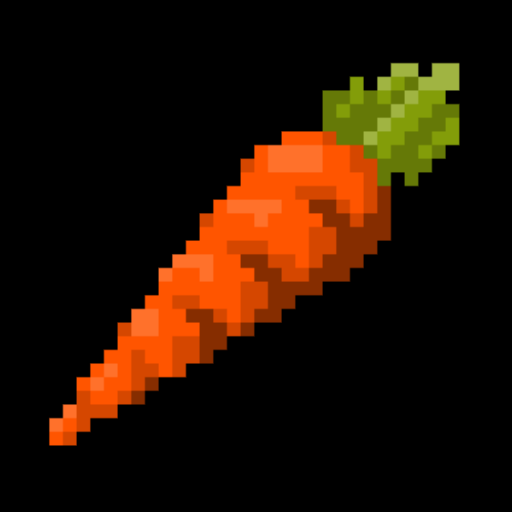
#> input picture carrot.png, 512 x 512 px
$ python proje5.py
#> lines starting #> are read from the running program, lines starting #| are printed output that depends on the picture; after the words box and inside, x2 and y2 are one past the last pixel; in counts of white or black regions, pixels touching at a corner belong together
import cv2 as cv
import numpy as np
from random import randint

# Havuç resminin okunması
img = cv.imread("carrot.png")
#> img is the input picture: shape (512, 512, 3); mean B, G, R 1.6, 17.9, 38.9
img = cv.resize(img, (20,20), cv.INTER_LINEAR)
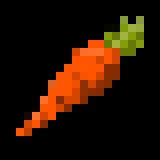
#> img: shape (20, 20, 3) (shown 8 times larger); mean B, G, R 1.8, 18, 39.2

# ekran boyutu
width = 700
height = 700

# havucun başlangıç konumu ve ilerleyecek piksel sayısı
w1 = randint(20,680)
h1 = randint(20,680)
vx = randint(-10,10)
vy = randint(-10,10)

score = 0

# Mouse ile üstüne geldiğinde scoreu artırıp havucun rastgele bir yerden tekrar başlamasını sağlayacak fonksiyon
def catcher(event, x, y, flags, param):
    global score, w1, h1, vx, vy

    if event == cv.EVENT_MOUSEMOVE:
        if abs(w1-x) <= 20 and abs(h1-y) <= 20: # Mousun konum bilgisi havucun konum bilgisinden çıkarıldığında arasındaki fark 5 den az ise
            score += 1                      # skor değişkenini 1 artırıp havucun konum ve ilerlenecek piksel sayısı bilgisine rastgele değer ataması sağlanır ve
            w1 = randint(20,680)            # bu konum ve piksel bilgileri kullanılarak tekrar çizim fonksiyonu çalıştırılır.
            h1 = randint(20,680)
            vx = randint(-10,10)
            vy = randint(-10,10)
            carrotMove()


# Havucun ekrana çizildikten sonra boş arkaplan üzerine belirtilen piksel kadar ileriye tekrar çizilmesini sağlayan fonksiyon
def carrotMove():
    global w1,h1,width,height,vx,vy

    # arka plan
    blank = np.zeros((width,height,3),dtype="uint8")
    blank[:] = (0,255,0)

    cv.namedWindow("Carrot")
    cv.setMouseCallback("Carrot", catcher)

    while True:
        frame = blank.copy()                                    # Boş arkaplanı kopyalayıp üzerine yeni konumları olan görseli yapıştırır
        frame[h1:h1+img.shape[0], w1:w1+img.shape[1]] = img
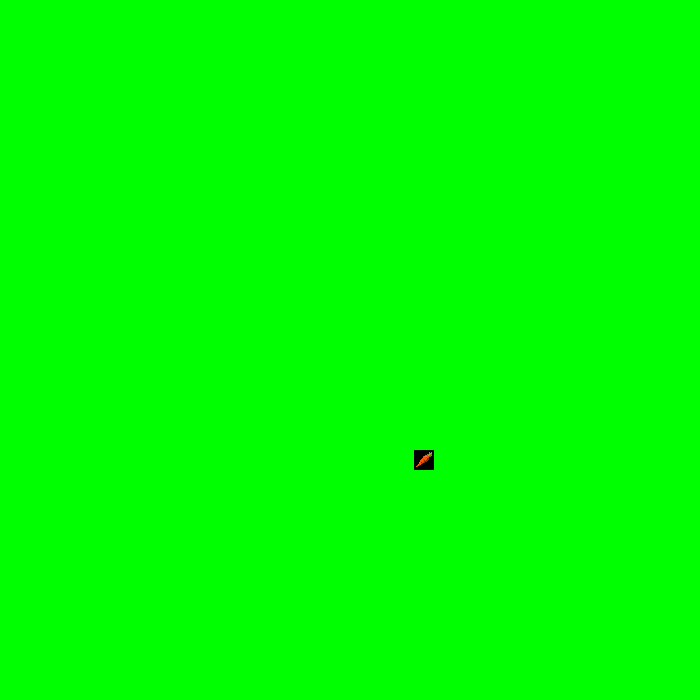
#> frame: shape (700, 700, 3); mean B, G, R 0, 254.8, 0
        frame = cv.putText(frame,"Skor:" + str(score),(10,30),cv.FONT_HERSHEY_TRIPLEX,1,(255,255,255),2)    # Ekranın sol üst köşesine skoru yazar
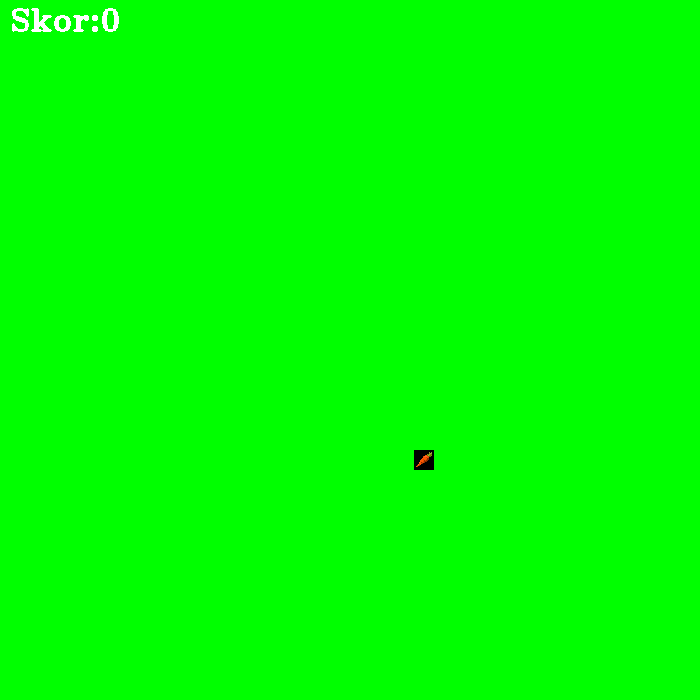
#> frame: shape (700, 700, 3); 0.22% of pixels changed, all inside (x1, y1, x2, y2) = (12, 8, 119, 32)
        cv.imshow("Carrot",frame)

        if (w1+img.shape[1]+vx) <= 20 or (w1+img.shape[1]+vx) >= width:     # Görselin arkaplan kenarlarına geldiğinde eklenecek piksel sayısını tersine döndürerek
            vx = -vx                                                        # ters yönde konuma yapıştırılmasını sağlar

        if (h1+img.shape[0]+vy) <= 20 or (h1+img.shape[0]+vy) >= height:
            vy = -vy

        w1 += vx    # Çizilen havucun konum değişkenlerini belirtilen piksel kadar artırır
        h1 += vy

        key = cv.waitKey(100)
#> (key q is pressed here)

        if key == ord("q"): # q tuşuna basıldığında döngünün kırılmasını sağlar
            break

carrotMove()

cv.destroyAllWindows() # Program sonlandırıldığında tüm pencerelerin kapanmasını sağlarqqqqqqqqqqq
